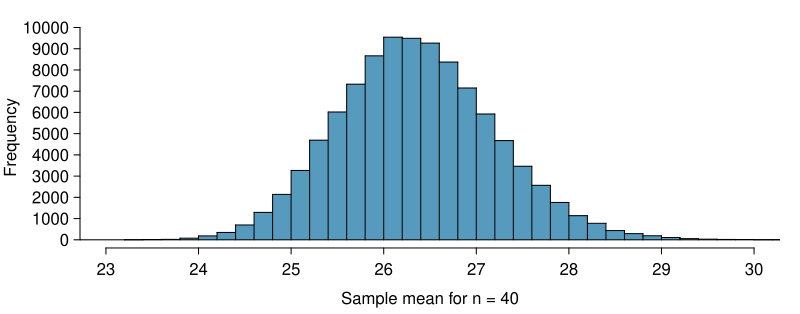

Generate this figure with R:
library(Hmisc)
brfss <- sasxport.get("~/Dropbox/THESIS/R scripts/brfss/CDBRFS00.XPT")
data(COL)

#create df of only columns we like
brfss.data<-cbind(brfss$x.state,brfss$age,brfss$weight,brfss$wtdesire,brfss$height,brfss$htf, brfss$hti,brfss$sex)
colnames(brfss.data)<-c("x.state","age","weight", "wtdesire", "height", "htf", "hti", "sex")
brfss.data<-as.data.frame(brfss.data)

#eliminate missing data 
brfss.df<-brfss.data[brfss.data$weight != 777 & brfss.data$weight != 999 & brfss.data$wtdesire != 777
                     & brfss.data$wtdesire != 999 & brfss.data$height!= 777 & brfss.data$height != 999 
                     & brfss.data$htf != 7 & brfss.data$htf != 9 & brfss.data$hti != 77 & brfss.data$hti != 99,]
brfss.df<-brfss.df[complete.cases(brfss.df),]

#calculate bmi
height.total<- brfss.df$htf * 12 + brfss.df$hti
weight.dif<-brfss.df$weight-brfss.df$wtdesire
bmi<-(brfss.df$weight * 703)/ (height.total^2)
brfss.df<-cbind(brfss.df,height.total,weight.dif,bmi)

# sample 40k from brfss data to use as our sample
set.seed(102)
sample.vec<-sample(1:nrow(brfss.df),size = 40,replace = FALSE)
brfss.sample<-brfss.df[sample.vec,]

######################################################
library(openintro)
data(COL)
setwd('~/OI_Biostat/oi_biostat_source/ch_inference_foundations_oi_biostat/figures/brfssBMISamplingDistribution')

N <- 100000
means <- rep(0, N)
pb <- txtProgressBar(0, N, style = 3)
for (i in 1:N) {
  temp <- sample(nrow(brfss.df), 40)
  means[i] <- mean(brfss.df$bmi[temp], na.rm = TRUE)
  setTxtProgressBar(pb, i)
}

myPDF('brfssBMISamplingDistribution.pdf', 8, 3.15,
      mar = c(3.3, 4, 1.4, 1),
      mgp = c(2.7,0.55,0))

plot(0, 0,
     type = 'n',
     xlim = c(23, 30),
     ylim = c(0, 1350 * N / 14000),
     xlab = '',
     ylab = '',
     axes = FALSE)
mtext("Sample mean for n = 40", 1, 2)
mtext("Frequency", 2, line = 3, las = 0)
m <- mean(brfss.df$bmi, na.rm = TRUE)
s <- sd(brfss.df$bmi, na.rm = TRUE) / 10
histPlot(means, col = COL[1], breaks = 50, add = TRUE)
abline(h = 0)
axis(1, at = seq(23, 30, 1))
axis(2, at = seq(0, 10000, 1000))

dev.off()
